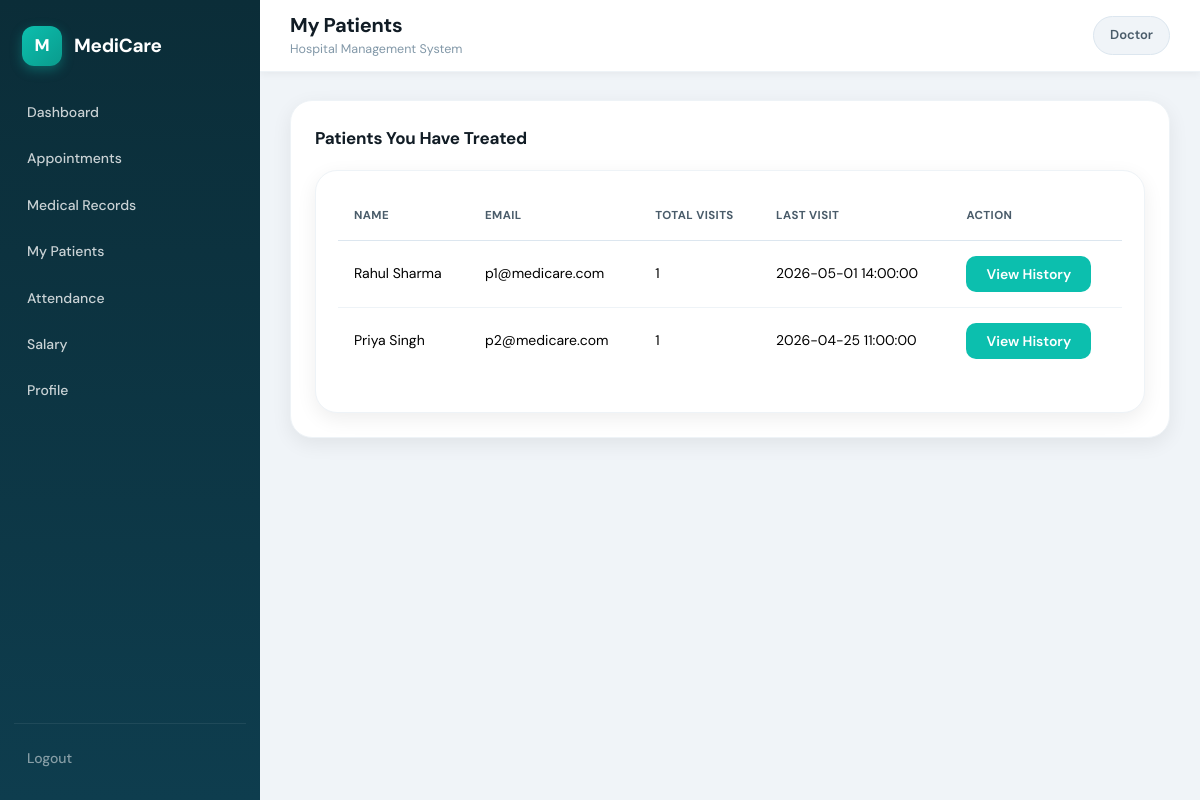
/doctor/my-patients (signed in), run on the app's committed database.
### tables this page shows
CREATE TABLE users (
    id INTEGER PRIMARY KEY AUTOINCREMENT,
    username TEXT UNIQUE NOT NULL,
    email TEXT UNIQUE NOT NULL,
    password_hash TEXT NOT NULL,
    name TEXT NOT NULL,
    role TEXT NOT NULL CHECK(role IN ('patient','doctor','staff','admin')),
    phone TEXT,
    address TEXT,
    gender TEXT CHECK(gender IN ('male','female','other')),
    blood_group TEXT CHECK(blood_group IN ('A+','A-','B+','B-','O+','O-','AB+','AB-')),
    is_active INTEGER DEFAULT 1,
    created_at TIMESTAMP DEFAULT CURRENT_TIMESTAMP
);

### app.py (the view)
@app.route('/doctor/my-patients')
def doctor_my_patients():
    if session.get('role') != 'doctor':
        return redirect('/')
    user_id = session.get('user_id')
    conn = get_connection()
    cur = conn.cursor()
    cur.execute("SELECT id FROM doctors WHERE user_id=?", (user_id,))
    doctor = cur.fetchone()
    if not doctor:
        conn.close()
        return redirect('/')
    doctor_id = doctor['id']
    cur.execute("""
        SELECT
            u.id AS user_id,
            u.name,
            u.email,
            COUNT(a.id) AS total_visits,
            MAX(a.appointment_time) AS last_visit
        FROM appointments a
        JOIN patients p ON p.id = a.patient_id
        JOIN users u ON u.id = p.user_id
        WHERE a.doctor_id = ? AND a.status = 'completed'
        GROUP BY u.id
        ORDER BY last_visit DESC
    """, (doctor_id,))
    patients = cur.fetchall()
    conn.close()
    return render_template("medical_records/my_patients.html", patients=patients)

### app.py (called while the page is built)
def get_connection():
    conn = sqlite3.connect('database.db')
    conn.row_factory = sqlite3.Row
    conn.execute("PRAGMA foreign_keys = ON")
    return conn

### templates/medical_records/my_patients.html (shortened to what this page needs)
{% extends "base.html" %}
{% block page_title %}My Patients{% endblock %}
{% block content %}
<div class="admin-section">
    <div class="admin-section-title">
        Patients You Have Treated
    </div>
    <div class="card">
        {% if patients %}
        <table class="table">
            <thead>
                <tr>
                    <th>Name</th>
                    <th>Email</th>
                    <th>Total Visits</th>
                    <th>Last Visit</th>
                    <th>Action</th>
                </tr>
            </thead>
            <tbody>
                {% for p in patients %}
                <tr>
                    <td>{{ p.name }}</td>
                    <td>{{ p.email }}</td>
                    <td>{{ p.total_visits }}</td>
                    <td>{{ p.last_visit }}</td>
                    <td>
                        <a href="/doctor/patient/{{ p.user_id }}/history"
                           class="btn btn-sm btn-primary">
                            View History
                        </a>
                    </td>
                </tr>
                {% endfor %}
            </tbody>
        </table>
        {% else %}
            <div class="empty">None</div>
        {% endif %}
    </div>
</div>
{% endblock %}

### static/css/style.css (style rules this page uses)
:root { --primary: #0cbfae; --primary-dark: #0a9b8d; --primary-deeper: #087a6e; --primary-glow: rgba(12, 191, 174, 0.14); --accent: #f0a500; --accent-light: rgba(240, 165, 0, 0.12); --danger: #e03e3e; --danger-light: rgba(224, 62, 62, 0.1); --success: #16a667; --success-light: rgba(22, 166, 103, 0.1); --warning: #d48f00; --warning-light: rgba(212, 143, 0, 0.1); --info: #2563eb; --info-light: rgba(37, 99, 235, 0.1); --bg: #f0f4f8; --surface: #ffffff; --surface-2: #f7fafc; --text: #111c25; --text-2: #4a5c6a; --muted: #8298a8; --border: #dce6ef; --border-light: #eef3f7; --sidebar-bg: #0b2d38; --sidebar-mid: #0e3d4e; --sidebar-text: rgba(255, 255, 255, 0.78); --sidebar-text-active: #ffffff; --sidebar-hover: rgba(255, 255, 255, 0.09); --sidebar-active: rgba(12, 191, 174, 0.18); --radius-sm: 10px; --radius: 16px; --radius-lg: 22px; --radius-xl: 28px; --shadow-sm: 0 2px 8px rgba(0, 0, 0, 0.05); --shadow: 0 6px 20px rgba(0, 0, 0, 0.07); --shadow-md: 0 10px 32px rgba(0, 0, 0, 0.09); --shadow-lg: 0 20px 50px rgba(0, 0, 0, 0.12); --sidebar-w: 260px; --topbar-h: 72px; --transition: 0.2s ease; }
*, *::before, *::after { margin: 0; padding: 0; box-sizing: border-box; }
html { scroll-behavior: smooth; }
body { font-family: 'DM Sans', system-ui, sans-serif; background: var(--bg); color: var(--text); font-size: 15px; line-height: 1.6; -webkit-font-smoothing: antialiased; }
a { color: inherit; text-decoration: none; }
.admin-section, .section-card, .profile-panel, .salary-filter-card, .salary-summary-card, .table-wrap, .table-box, .filters-card, .system-status, .salary-table-card { background: var(--surface); border-radius: var(--radius-lg); box-shadow: var(--shadow); border: 1px solid var(--border-light); }
.card { background: var(--surface); border-radius: var(--radius-lg); box-shadow: var(--shadow); border: 1px solid var(--border-light); padding: 22px; transition: var(--transition); }
.admin-section { padding: 24px; margin-bottom: 24px; }
.admin-section-title, .section-header h3, .panel-header h3 { font-size: 17px; font-weight: 700; color: var(--text); margin-bottom: 18px; letter-spacing: -0.2px; }
table, .table, .entity-table, .modern-table, .salary-table { width: 100%; border-collapse: collapse; }
thead, .table thead { background: var(--surface-2); }
th, .table th { padding: 14px 16px; font-size: 11.5px; font-weight: 700; color: var(--text-2); text-align: left; border-bottom: 1px solid var(--border); white-space: nowrap; text-transform: uppercase; letter-spacing: 0.4px; }
td, .table td { padding: 15px 16px; font-size: 14px; border-bottom: 1px solid var(--border-light); vertical-align: middle; }
tbody tr { transition: background var(--transition); }
tbody tr:last-child td { border-bottom: none; }
.btn, .btn-primary, .btn-success, .login-btn, .salary-btn, .salary-action-btn, .edit-btn, .save-profile-btn, .create-form button, .entity-form button, .modal-content button[type="submit"], .actions button[type="submit"], .form-actions button { display: inline-flex; align-items: center; justify-content: center; gap: 8px; padding: 11px 20px; border: none; border-radius: var(--radius-sm); font-size: 14px; font-weight: 600; cursor: pointer; transition: var(--transition); text-decoration: none; line-height: 1; white-space: nowrap; font-family: inherit; }
.btn-primary, .login-btn, .salary-btn, .salary-action-btn, .create-form button, .entity-form button { background: var(--primary); color: white; }

### data on the page
users: name "Rahul Sharma", email "p1@medicare.com", total_visits "1", last_visit "2026-05-01 14:00:00"
users: name "Priya Singh", email "p2@medicare.com", total_visits "1", last_visit "2026-04-25 11:00:00"

### other printed values
{{ session.get('role', 'User')|capitalize }} "Doctor"
